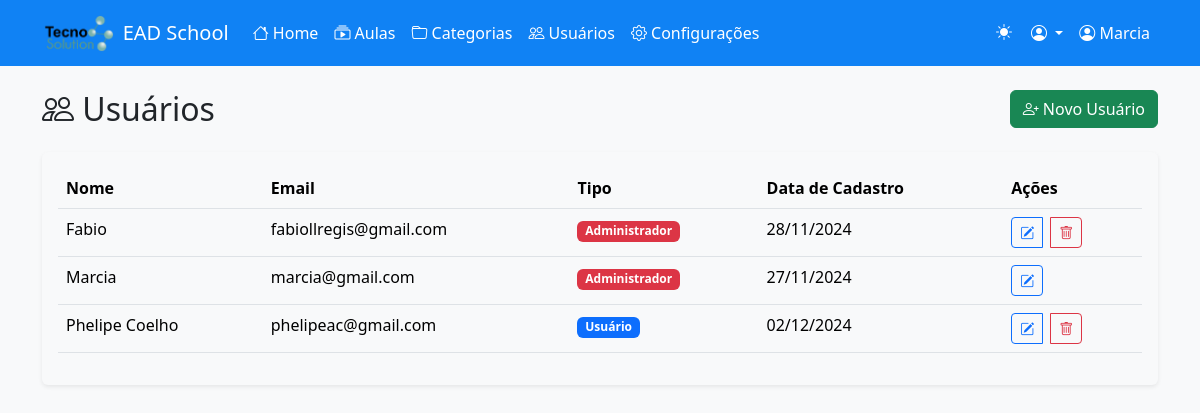
/users.php (signed in), run on the app's committed database.
### tables this page shows
CREATE TABLE `users` (
  `id` int(11) NOT NULL,
  `name` varchar(100) NOT NULL,
  `email` varchar(100) NOT NULL,
  `type` enum('admin','user') DEFAULT 'user',
  `password` varchar(255) NOT NULL,
  `created_at` timestamp NOT NULL DEFAULT current_timestamp()
);

### users.php (the view, shortened to what this page needs)
<?php
require_once 'config.php';
$stmt = $pdo->query("SELECT * FROM users ORDER BY name");
$users = $stmt->fetchAll(PDO::FETCH_ASSOC);
require_once 'includes/header.php';
?>
<div class="container py-4">
    <div class="d-flex justify-content-between align-items-center mb-4">
        <h2 class="mb-0">
            <i class="bi bi-people"></i> Usuários
        </h2>
        <a href="register-user.php" class="btn btn-success">
            <i class="bi bi-person-plus"></i> Novo Usuário
        </a>
    </div>
    <div class="card border-0 shadow-sm">
        <div class="card-body">
            <div class="table-responsive">
                <table class="table table-hover">
                    <thead>
                        <tr>
                            <th>Nome</th>
                            <th>Email</th>
                            <th>Tipo</th>
                            <th>Data de Cadastro</th>
                            <th>Ações</th>
                        </tr>
                    </thead>
                    <tbody>
                        <?php foreach ($users as $user): ?>
                            <tr>
                                <td><?php echo htmlspecialchars($user['name']); ?></td>
                                <td><?php echo htmlspecialchars($user['email']); ?></td>
                                <td>
                                    <span class="badge <?php echo $user['type'] === 'admin' ? 'bg-danger' : 'bg-primary'; ?>">
                                        <?php echo $user['type'] === 'admin' ? 'Administrador' : 'Usuário'; ?>
                                    </span>
                                </td>
                                <td><?php echo date('d/m/Y', strtotime($user['created_at'])); ?></td>
                                <td>
                                    <div class="btn-group" role="group">
                                        <a href="edit-user.php?id=<?php echo $user['id']; ?>"
                                           class="btn btn-sm btn-outline-primary me-2"
                                           title="Editar Usuário">
                                            <i class="bi bi-pencil-square"></i>
                                        </a>
                                        <?php if ($user['id'] !== $_SESSION['user_id']): ?>
                                        <button type="button"
                                                class="btn btn-sm btn-outline-danger"
                                                onclick="confirmDelete(<?php echo $user['id']; ?>)"
                                                title="Excluir Usuário">
                                            <i class="bi bi-trash"></i>
                                        </button>
                                        <?php endif; ?>
                                    </div>
                                </td>
                            </tr>
                        <?php endforeach; ?>
                    </tbody>
                </table>
            </div>
        </div>
    </div>
</div>
<?php require_once 'includes/footer.php'; ?>

### includes/header.php (shortened to what this page needs)
<?php
$isLoginPage = basename($_SERVER['PHP_SELF']) === 'index.php';
$is_admin = false;
if (isset($_SESSION['user_id'])) {
    $stmt = $pdo->prepare("SELECT type FROM users WHERE id = ?");
    $stmt->execute([$_SESSION['user_id']]);
    $user_type = $stmt->fetchColumn();
    $is_admin = ($user_type === 'admin');
}
?>
<!DOCTYPE html>
<html lang="pt-BR" data-bs-theme="light">
<head>
    <link href="https://cdn.jsdelivr.net/npm/bootstrap@5.3.2/dist/css/bootstrap.min.css" rel="stylesheet">
    <link rel="stylesheet" href="https://cdn.jsdelivr.net/npm/bootstrap-icons@1.11.1/font/bootstrap-icons.css">
    <?php
    $stmt = $pdo->query("SELECT setting_key, setting_value FROM settings WHERE setting_key IN ('header_bg_color', 'header_text_color', 'header_hover_color', 'site_name', 'site_logo')");
    $settings = $stmt->fetchAll(PDO::FETCH_KEY_PAIR);
    $site_name = $settings['site_name'] ?? 'EAD School';
    $site_logo = $settings['site_logo'] ?? '';
    ?>
</head>
<body>
    <?php if (!$isLoginPage): ?>
    <nav class="navbar navbar-expand-lg navbar-custom">
        <div class="container">
            <a class="navbar-brand d-flex align-items-center" href="dashboard.php">
                <?php if (!empty($site_logo) && file_exists('assets/images/' . $site_logo)): ?>
                    <img src="assets/images/<?php echo htmlspecialchars($site_logo); ?>"
                         alt="Logo"
                         class="me-2">
                <?php endif; ?>
                <?php echo htmlspecialchars($site_name); ?>
            </a>
            <div class="collapse navbar-collapse" id="navbarNav">
                <ul class="navbar-nav me-auto">
                    <li class="nav-item">
                        <a class="nav-link <?php echo basename($_SERVER['PHP_SELF']) == 'dashboard.php' ? 'active' : ''; ?>"
                           href="dashboard.php">
                            <i class="bi bi-house"></i> Home
                        </a>
                    </li>
                    <li class="nav-item">
                        <a class="nav-link <?php echo basename($_SERVER['PHP_SELF']) == 'lessons.php' ? 'active' : ''; ?>"
                           href="lessons.php">
                            <i class="bi bi-collection-play"></i> Aulas
                        </a>
                    </li>
                    <?php if ($is_admin): ?>
                    <li class="nav-item">
                        <a class="nav-link <?php echo basename($_SERVER['PHP_SELF']) == 'categories.php' ? 'active' : ''; ?>"
                           href="categories.php">
                            <i class="bi bi-folder"></i> Categorias
                        </a>
                    </li>
                    <li class="nav-item">
                        <a class="nav-link <?php echo basename($_SERVER['PHP_SELF']) == 'users.php' ? 'active' : ''; ?>"
                           href="users.php">
                            <i class="bi bi-people"></i> Usuários
                        </a>
                    </li>
                    <li class="nav-item">
                        <a class="nav-link <?php echo basename($_SERVER['PHP_SELF']) == 'site-settings.php' ? 'active' : ''; ?>"
                           href="site-settings.php">
                            <i class="bi bi-gear"></i> Configurações
                        </a>
                    </li>
                    <?php endif; ?>
                </ul>
                <ul class="navbar-nav">
                    <li class="nav-item">
                        <div class="theme-switch" onclick="toggleTheme()" title="Alternar Tema">
                            <i class="bi bi-sun-fill" id="themeIcon"></i>
                        </div>
                    </li>
                    <li class="nav-item dropdown">
                        <a class="nav-link dropdown-toggle" href="#" role="button" data-bs-toggle="dropdown" aria-expanded="false">
                            <i class="bi bi-person-circle"></i>
                        </a>
                    </li>
                    <li class="nav-item">
                        <span class="nav-link">
                            <i class="bi bi-person-circle"></i>
                            <?php echo htmlspecialchars($_SESSION['user_name']); ?>
                        </span>
                    </li>
                </ul>
            </div>
        </div>
    </nav>
    <?php endif; ?>

### includes/footer.php (shortened to what this page needs)
</body>
</html>

### data on the page
users: name "Fabio", email "fabiollregis@gmail.com", type "Administrador", created_at "28/11/2024"
users: name "Marcia", email "marcia@gmail.com", type "Administrador", created_at "27/11/2024"
users: name "Phelipe Coelho", email "phelipeac@gmail.com", type "Usuário", created_at "02/12/2024"

### other printed values
$site_name "EAD School"
$_SESSION['user_name'] "Marcia"
